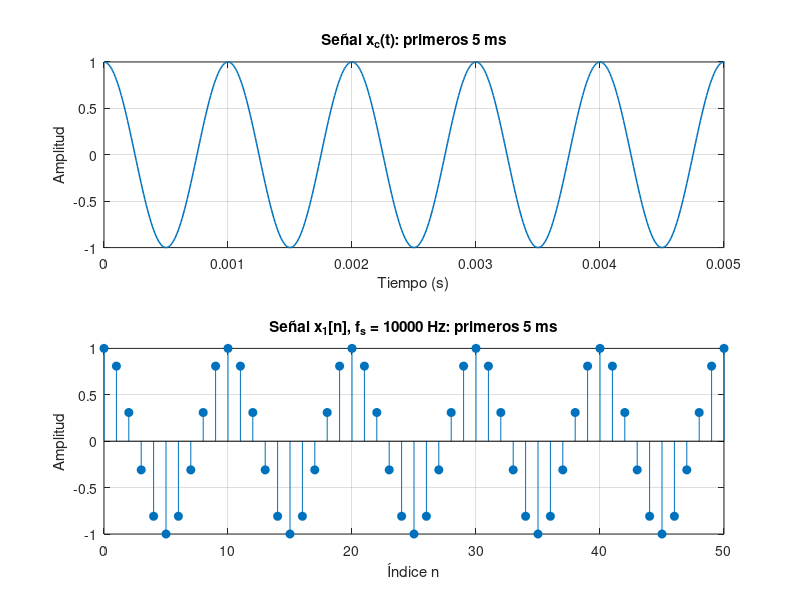
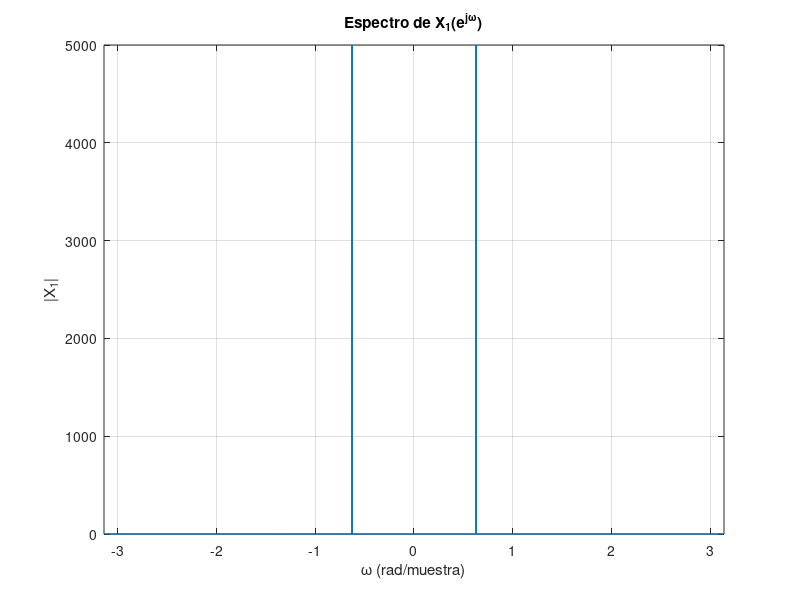
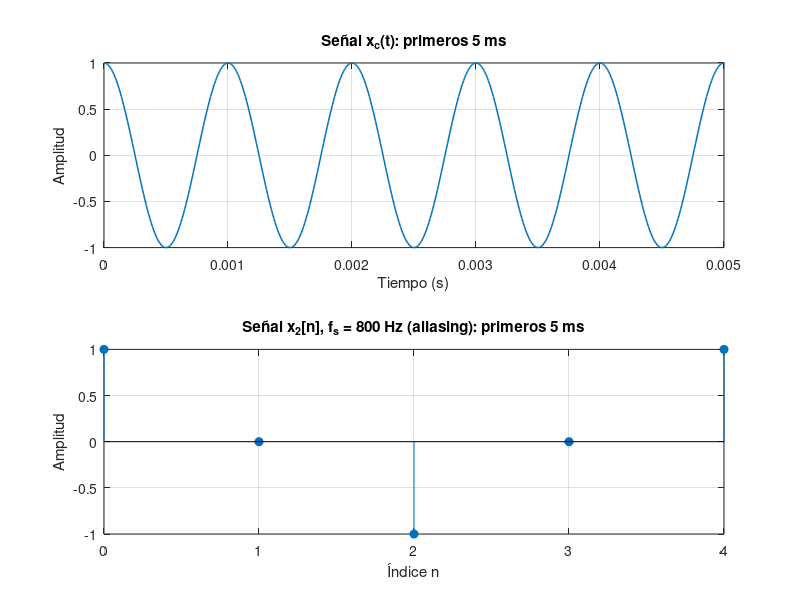
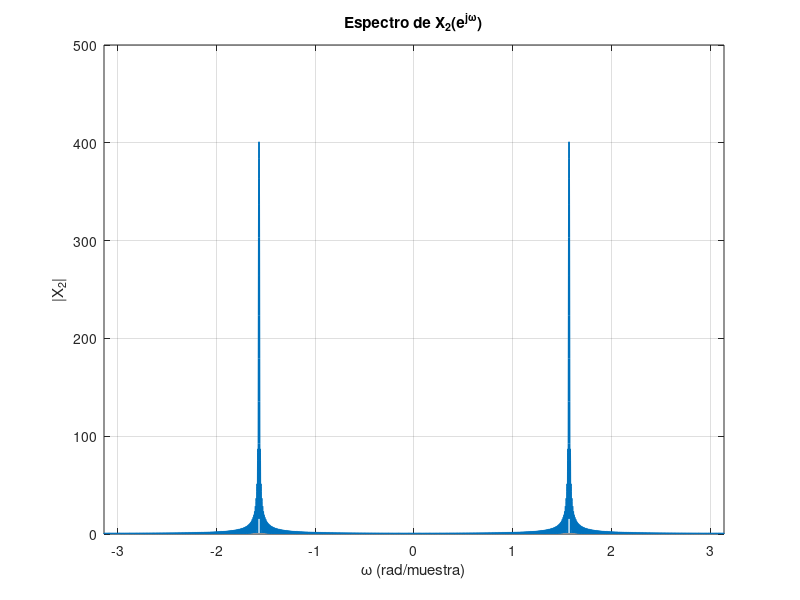

The MATLAB source for these figures, in order:
%% MuestreoSC.m
% Muestreo de una señal cosenoidal y demostración de aliasing.

clear;
close all;
clc;

w = 2000*pi;          % Frecuencia angular (rad/s), f0 = 1000 Hz
f0 = w/(2*pi);        % Frecuencia de la señal (Hz)
Tc = 1e-5;            % Paso temporal para simular señal continua
T = 1/f0;             % Periodo de la señal (1 ms)
t = 0:Tc:1;           % Representación de 0 a 1 segundo
xc = cos(w*t);

%% Secuencia discreta 1: fs1 = 10 kHz (cumple Nyquist)
fs1 = 10e3;
Ts1 = 1/fs1;
n1 = 0:fs1;
xn1 = cos(w*n1*Ts1);

t_lim = 5*T;          % Mostrar los primeros 5 periodos = 5 ms
n1_lim = floor(t_lim/Ts1);

figure;
subplot(2,1,1);
plot(t,xc,'LineWidth',1.1);
xlim([0 t_lim]);
grid on;
title('Señal x_c(t): primeros 5 ms');
xlabel('Tiempo (s)');
ylabel('Amplitud');

subplot(2,1,2);
stem(n1,xn1,'filled');
xlim([0 n1_lim]);
grid on;
title(sprintf('Señal x_1[n], f_s = %.0f Hz: primeros 5 ms',fs1));
xlabel('Índice n');
ylabel('Amplitud');

% Espectro entre -pi y pi
N = 10000;
X1 = fftshift(fft(xn1,N));
W = linspace(-pi,pi,N);

figure;
plot(W,abs(X1),'LineWidth',1.1);
xlim([-pi pi]);
grid on;
title('Espectro de X_1(e^{j\omega})');
xlabel('\omega (rad/muestra)');
ylabel('|X_1|');

%% Secuencia discreta 2: fs2 = 800 Hz (no cumple Nyquist)
fs2 = 800;
Ts2 = 1/fs2;
n2 = 0:fs2;
xn2 = cos(w*n2*Ts2);
n2_lim = floor(t_lim/Ts2);

figure;
subplot(2,1,1);
plot(t,xc,'LineWidth',1.1);
xlim([0 t_lim]);
grid on;
title('Señal x_c(t): primeros 5 ms');
xlabel('Tiempo (s)');
ylabel('Amplitud');

subplot(2,1,2);
stem(n2,xn2,'filled');
xlim([0 max(n2_lim,1)]);
grid on;
title(sprintf('Señal x_2[n], f_s = %.0f Hz (aliasing): primeros 5 ms',fs2));
xlabel('Índice n');
ylabel('Amplitud');

% Espectro entre -pi y pi
X2 = fftshift(fft(xn2,N));

figure;
plot(W,abs(X2),'LineWidth',1.1);
xlim([-pi pi]);
grid on;
title('Espectro de X_2(e^{j\omega})');
xlabel('\omega (rad/muestra)');
ylabel('|X_2|');

%% Reproducción opcional
% La primera señal se oye como un tono de 1 kHz. En la segunda aparece
% aliasing, pues fs2 < 2*f0.
% sound(xn1,fs1);
% pause(1.2);
% sound(xn2,fs2);
